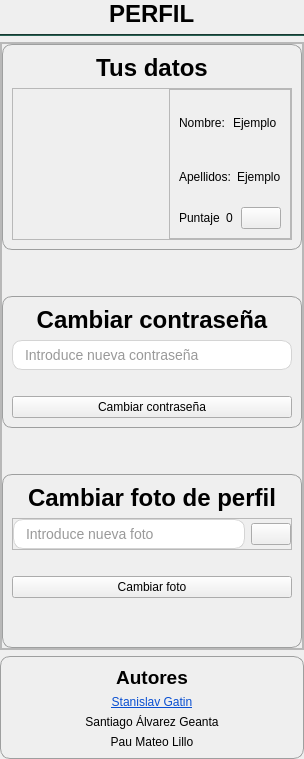
           <widget class="QWidget" name="widget_2" native="true">
            <property name="minimumSize">
             <size>
              <width>200</width>
              <height>0</height>
             </size>
            </property>
            <property name="maximumSize">
             <size>
              <width>500</width>
              <height>16777215</height>
             </size>
            </property>
            <layout class="QVBoxLayout" name="verticalLayout_3">
             <property name="leftMargin">
              <number>0</number>
             </property>
             <property name="topMargin">
              <number>0</number>
             </property>
             <property name="rightMargin">
              <number>0</number>
             </property>
             <property name="bottomMargin">
              <number>0</number>
             </property>
             <item alignment="Qt::AlignHCenter">
              <widget class="QLabel" name="label_29">
               <property name="styleSheet">
                <string notr="true">color: rgb(0, 0, 0);</string>
               </property>
               <property name="text">
                <string>&lt;html&gt;&lt;head/&gt;&lt;body&gt;&lt;p&gt;&lt;span style=&quot; font-size:18pt; font-weight:700;&quot;&gt;PERFIL&lt;/span&gt;&lt;/p&gt;&lt;/body&gt;&lt;/html&gt;</string>
               </property>
              </widget>
             </item>
             <item>
              <widget class="Line" name="line_4">
               <property name="minimumSize">
                <size>
                 <width>10</width>
                 <height>2</height>
                </size>
               </property>
               <property name="maximumSize">
                <size>
                 <width>16777215</width>
                 <height>2</height>
                </size>
               </property>
               <property name="font">
                <font>
                 <bold>true</bold>
                </font>
               </property>
               <property name="styleSheet">
                <string notr="true">background-color: rgb(36, 86, 74);

 </string>
               </property>
               <property name="orientation">
                <enum>Qt::Horizontal</enum>
               </property>
              </widget>
             </item>
             <item>
              <widget class="QFrame" name="profile_data_frame">
               <property name="maximumSize">
                <size>
                 <width>500</width>
                 <height>16777215</height>
                </size>
               </property>
               <property name="styleSheet">
                <string notr="true"/>
               </property>
               <property name="frameShape">
                <enum>QFrame::StyledPanel</enum>
               </property>
               <property name="frameShadow">
                <enum>QFrame::Raised</enum>
               </property>
               <layout class="QVBoxLayout" name="verticalLayout_7">
                <property name="leftMargin">
                 <number>0</number>
                </property>
                <property name="topMargin">
                 <number>0</number>
                </property>
                <property name="rightMargin">
                 <number>0</number>
                </property>
                <property name="bottomMargin">
                 <number>0</number>
                </property>
                <item>
                 <widget class="QFrame" name="frame_16">
                  <property name="styleSheet">
                   <string notr="true"/>
                  </property>
                  <property name="frameShape">
                   <enum>QFrame::StyledPanel</enum>
                  </property>
                  <property name="frameShadow">
                   <enum>QFrame::Raised</enum>
                  </property>
                  <layout class="QVBoxLayout" name="verticalLayout_4">
                   <property name="leftMargin">
                    <number>0</number>
                   </property>
                   <property name="topMargin">
                    <number>0</number>
                   </property>
                   <property name="rightMargin">
                    <number>0</number>
                   </property>
                   <property name="bottomMargin">
                    <number>0</number>
                   </property>
                   <item>
                    <widget class="QFrame" name="datos_usuario">
                     <property name="styleSheet">
                      <string notr="true">
#datos_usuario {
    /* Your styles here */
    border: 1px solid rgb(158, 159, 159);     /* Light gray border */
border-radius: 10px;            /* Rounded corners */

}





</string>
                     </property>
                     <property name="frameShape">
                      <enum>QFrame::StyledPanel</enum>
                     </property>
                     <property name="frameShadow">
                      <enum>QFrame::Raised</enum>
                     </property>
                     <layout class="QVBoxLayout" name="verticalLayout_17">
                      <item>
                       <widget class="QLabel" name="label_28">
                        <property name="styleSheet">
                         <string notr="true">color: rgb(0, 0, 0);
</string>
                        </property>
                        <property name="text">
                         <string>&lt;html&gt;&lt;head/&gt;&lt;body&gt;&lt;p align=&quot;center&quot;&gt;&lt;span style=&quot; font-size:18pt; font-weight:700;&quot;&gt;Tus datos&lt;/span&gt;&lt;/p&gt;&lt;/body&gt;&lt;/html&gt;</string>
                        </property>
                       </widget>
                      </item>
                      <item>
                       <widget class="QFrame" name="datos_usuario2">
                        <property name="styleSheet">
                         <string notr="true"/>
                        </property>
                        <property name="frameShape">
                         <enum>QFrame::StyledPanel</enum>
                        </property>
                        <property name="frameShadow">
                         <enum>QFrame::Raised</enum>
                        </property>
                        <layout class="QHBoxLayout" name="horizontalLayout_7">
                         <property name="leftMargin">
                          <number>0</number>
                         </property>
                         <property name="topMargin">
                          <number>0</number>
                         </property>
                         <property name="rightMargin">
                          <number>0</number>
                         </property>
                         <property name="bottomMargin">
                          <number>0</number>
                         </property>
                         <item>
                          <widget class="QLabel" name="profile_picture">
                           <property name="minimumSize">
                            <size>
                             <width>150</width>
                             <height>150</height>
                            </size>
                           </property>
                           <property name="maximumSize">
                            <size>
                             <width>150</width>
                             <height>150</height>
                            </size>
                           </property>
                           <property name="sizeIncrement">
                            <size>
                             <width>1</width>
                             <height>1</height>
                            </size>
                           </property>
                           <property name="baseSize">
                            <size>
                             <width>0</width>
                             <height>0</height>
                            </size>
                           </property>
                           <property name="styleSheet">
                            <string notr="true">#profile_picture {
    border-radius: 5px;
}</string>
                           </property>
                           <property name="lineWidth">
                            <number>1</number>
                           </property>
                           <property name="text">
                            <string/>
                           </property>
                           <property name="pixmap">
                            <pixmap>../img/profile/1.png</pixmap>
                           </property>
                           <property name="scaledContents">
                            <bool>true</bool>
                           </property>
                          </widget>
                         </item>
                         <item>
                          <widget class="QFrame" name="frame_5">
                           <property name="frameShape">
                            <enum>QFrame::StyledPanel</enum>
                           </property>
                           <property name="frameShadow">
                            <enum>QFrame::Raised</enum>
                           </property>
                           <layout class="QVBoxLayout" name="verticalLayout_19">
                            <item>
                             <layout class="QHBoxLayout" name="horizontalLayout_5">
                              <item>
                               <widget class="QLabel" name="label_5">
                                <property name="maximumSize">
                                 <size>
                                  <width>60</width>
                                  <height>16777215</height>
                                 </size>
                                </property>
                                <property name="styleSheet">
                                 <string notr="true">color: rgb(0, 0, 0);
border: 0px</string>
                                </property>
                                <property name="text">
                                 <string>&lt;html&gt;&lt;head/&gt;&lt;body&gt;&lt;p&gt;Nombre:&lt;/p&gt;&lt;/body&gt;&lt;/html&gt;</string>
                                </property>
                               </widget>
                              </item>
                              <item alignment="Qt::AlignLeft">
                               <widget class="QLabel" name="label_4">
                                <property name="styleSheet">
                                 <string notr="true">color: rgb(0, 0, 0);
border: 0px</string>
                                </property>
                                <property name="text">
                                 <string>Ejemplo</string>
                                </property>
                               </widget>
                              </item>
                             </layout>
                            </item>
                            <item>
                             <layout class="QHBoxLayout" name="horizontalLayout_6">
                              <item>
                               <widget class="QLabel" name="label_6">
                                <property name="maximumSize">
                                 <size>
                                  <width>60</width>
                                  <height>16777215</height>
                                 </size>
                                </property>
                                <property name="styleSheet">
                                 <string notr="true">color: rgb(0, 0, 0);
border: 0px</string>
                                </property>
                                <property name="text">
                                 <string>&lt;html&gt;&lt;head/&gt;&lt;body&gt;&lt;p&gt;Apellidos:&lt;/p&gt;&lt;/body&gt;&lt;/html&gt;</string>
                                </property>
                               </widget>
                              </item>
                              <item>
                               <widget class="QLabel" name="label_7">
                                <property name="styleSheet">
                                 <string notr="true">color: rgb(0, 0, 0);
border: 0px</string>
                                </property>
                                <property name="text">
                                 <string>Ejemplo</string>
                                </property>
                               </widget>
                              </item>
                             </layout>
                            </item>
                            <item>
                             <layout class="QHBoxLayout" name="horizontalLayout_10">
                              <item>
                               <widget class="QLabel" name="label_9">
                                <property name="text">
                                 <string>Puntaje</string>
                                </property>
                               </widget>
                              </item>
                              <item>
                               <widget class="QLabel" name="label_3">
                                <property name="text">
                                 <string>0</string>
                                </property>
                               </widget>
                              </item>
                              <item>
                               <widget class="QPushButton" name="pushButton">
                                <property name="text">
                                 <string/>
                                </property>
                                <property name="icon">
                                 <iconset>
                                  <normaloff>../img/recargar.png</normaloff>../img/recargar.png</iconset>
                                </property>
                               </widget>
                              </item>
                             </layout>
                            </item>
                           </layout>
                          </widget>
                         </item>
                        </layout>
                       </widget>
                      </item>
                     </layout>
                    </widget>
                   </item>
                   <item>
                    <spacer name="verticalSpacer_7">
                     <property name="orientation">
                      <enum>Qt::Vertical</enum>
                     </property>
                     <property name="sizeHint" stdset="0">
                      <size>
                       <width>20</width>
                       <height>40</height>
                      </size>
                     </property>
                    </spacer>
                   </item>
                   <item>
                    <widget class="QFrame" name="change_password">
                     <property name="styleSheet">
                      <string notr="true">
#change_password {
    /* Your styles here */
    border: 1px solid rgb(158, 159, 159);     /* Light gray border */
border-radius: 10px;            /* Rounded corners */

}





</string>
                     </property>
                     <property name="frameShape">
                      <enum>QFrame::StyledPanel</enum>
                     </property>
                     <property name="frameShadow">
                      <enum>QFrame::Raised</enum>
                     </property>
                     <layout class="QVBoxLayout" name="verticalLayout_9">
                      <item>
                       <widget class="QLabel" name="label_26">
                        <property name="text">
                         <string>&lt;html&gt;&lt;head/&gt;&lt;body&gt;&lt;p align=&quot;center&quot;&gt;&lt;span style=&quot; font-size:18pt; font-weight:700;&quot;&gt;Cambiar contraseña&lt;/span&gt;&lt;/p&gt;&lt;/body&gt;&lt;/html&gt;</string>
                        </property>
                       </widget>
                      </item>
                      <item>
                       <widget class="QLineEdit" name="lineEdit_cambiar_contrasena">
                        <property name="styleSheet">
                         <string notr="true">QLineEdit {
    background-color: white;        /* White background color */
    border: 1px solid #d4d4d4;     /* Light gray border */
    border-radius: 10px;           /* Rounded corners */
    padding: 5px 10px;             /* Padding around text */
    font: 14px;                    /* Font size */
    color: #333333;                /* Text color */
}

QLineEdit:focus {
    border-color: #FF0000;         /* Change border color to red when focused */
}

QLineEdit:disabled {
    background-color: #f3f3f3;     /* Lighter background when disabled */
    border-color: #e0e0e0;         /* Lighter border when disabled */
}
</string>
                        </property>
                        <property name="placeholderText">
                         <string>Introduce nueva contraseña</string>
                        </property>
                       </widget>
                      </item>
                      <item>
                       <widget class="QLabel" name="label_cambiar_contrasena_warning">
                        <property name="text">
                         <string/>
                        </property>
                       </widget>
                      </item>
                      <item>
                       <widget class="QPushButton" name="pushButton_cambiar_contrasena">
                        <property name="text">
                         <string>Cambiar contraseña</string>
                        </property>
                       </widget>
                      </item>
                     </layout>
                    </widget>
                   </item>
                   <item>
                    <spacer name="verticalSpacer_8">
                     <property name="orientation">
                      <enum>Qt::Vertical</enum>
                     </property>
                     <property name="sizeHint" stdset="0">
                      <size>
                       <width>20</width>
                       <height>40</height>
                      </size>
                     </property>
                    </spacer>
                   </item>
                   <item>
                    <widget class="QFrame" name="change_profile_photo">
                     <property name="styleSheet">
                      <string notr="true">
#change_profile_photo {
    /* Your styles here */
    border: 1px solid rgb(158, 159, 159);     /* Light gray border */
border-radius: 10px;            /* Rounded corners */

}





</string>
                     </property>
                     <property name="frameShape">
                      <enum>QFrame::StyledPanel</enum>
                     </property>
                     <property name="frameShadow">
                      <enum>QFrame::Raised</enum>
                     </property>
                     <layout class="QVBoxLayout" name="verticalLayout_10">
                      <item>
                       <widget class="QLabel" name="label_27">
                        <property name="text">
                         <string>&lt;html&gt;&lt;head/&gt;&lt;body&gt;&lt;p align=&quot;center&quot;&gt;&lt;span style=&quot; font-size:18pt; font-weight:700;&quot;&gt;Cambiar foto de perfil&lt;/span&gt;&lt;/p&gt;&lt;/body&gt;&lt;/html&gt;</string>
                        </property>
                       </widget>
                      </item>
                      <item>
                       <widget class="QFrame" name="frame_7">
                        <property name="frameShape">
                         <enum>QFrame::StyledPanel</enum>
                        </property>
                        <property name="frameShadow">
                         <enum>QFrame::Raised</enum>
                        </property>
                        <layout class="QHBoxLayout" name="horizontalLayout_9">
                         <property name="leftMargin">
                          <number>0</number>
                         </property>
                         <property name="topMargin">
                          <number>0</number>
                         </property>
                         <property name="rightMargin">
                          <number>0</number>
                         </property>
                         <property name="bottomMargin">
                          <number>0</number>
                         </property>
                         <item>
                          <widget class="QLineEdit" name="lineEdit_cambiar_foto">
                           <property name="styleSheet">
                            <string notr="true">QLineEdit {
    background-color: white;        /* White background color */
    border: 1px solid #d4d4d4;     /* Light gray border */
    border-radius: 10px;           /* Rounded corners */
    padding: 5px 10px;             /* Padding around text */
    font: 14px;                    /* Font size */
    color: #333333;                /* Text color */
}

QLineEdit:focus {
    border-color: #FF0000;         /* Change border color to red when focused */
}

QLineEdit:disabled {
    background-color: #f3f3f3;     /* Lighter background when disabled */
    border-color: #e0e0e0;         /* Lighter border when disabled */
}
</string>
                           </property>
                           <property name="placeholderText">
                            <string>Introduce nueva foto</string>
                           </property>
                          </widget>
                         </item>
                         <item>
                          <widget class="QPushButton" name="pushButton_select_image">
                           <property name="text">
                            <string/>
                           </property>
                           <property name="icon">
                            <iconset>
                             <normaloff>../img/image.png</normaloff>../img/image.png</iconset>
                           </property>
                          </widget>
                         </item>
                        </layout>
                       </widget>
                      </item>
                      <item>
                       <widget class="QLabel" name="label_cambiar_foto_warning">
                        <property name="text">
                         <string/>
                        </property>
                       </widget>
                      </item>
                      <item>
                       <widget class="QPushButton" name="pushButton_cambiar_foto">
                        <property name="text">
                         <string>Cambiar foto</string>
                        </property>
                       </widget>
                      </item>
                      <item>
                       <spacer name="verticalSpacer_9">
                        <property name="orientation">
                         <enum>Qt::Vertical</enum>
                        </property>
                        <property name="sizeHint" stdset="0">
                         <size>
                          <width>20</width>
                          <height>40</height>
                         </size>
                        </property>
                       </spacer>
                      </item>
                     </layout>
                    </widget>
                   </item>
                  </layout>
                 </widget>
                </item>
               </layout>
              </widget>
             </item>
             <item>
              <widget class="QFrame" name="autores_frame">
               <property name="maximumSize">
                <size>
                 <width>500</width>
                 <height>16777215</height>
                </size>
               </property>
               <property name="styleSheet">
                <string notr="true">
#autores_frame {
    /* Your styles here */
    border: 1px solid rgb(158, 159, 159);     /* Light gray border */
border-radius: 10px;            /* Rounded corners */

}





</string>
               </property>
               <property name="frameShape">
                <enum>QFrame::StyledPanel</enum>
               </property>
               <property name="frameShadow">
                <enum>QFrame::Raised</enum>
               </property>
               <layout class="QVBoxLayout" name="verticalLayout_5">
                <item>
                 <widget class="QLabel" name="label_22">
                  <property name="text">
                   <string>&lt;html&gt;&lt;head/&gt;&lt;body&gt;&lt;p align=&quot;center&quot;&gt;&lt;span style=&quot; font-size:14pt; font-weight:700;&quot;&gt;Autores&lt;/span&gt;&lt;/p&gt;&lt;/body&gt;&lt;/html&gt;</string>
                  </property>
                 </widget>
                </item>
                <item>
                 <widget class="QLabel" name="label_autor1">
                  <property name="text">
                   <string>&lt;html&gt;&lt;head/&gt;&lt;body&gt;&lt;p align=&quot;center&quot;&gt;&lt;a href=&quot;https://linktr.ee/stanislav_gatin&quot;&gt;&lt;span style=&quot; text-decoration: underline; color:#094fd1;&quot;&gt;Stanislav Gatin&lt;/span&gt;&lt;/a&gt;&lt;/p&gt;&lt;/body&gt;&lt;/html&gt;</string>
                  </property>
                 </widget>
                </item>
                <item>
                 <widget class="QLabel" name="label_24">
                  <property name="text">
                   <string>&lt;html&gt;&lt;head/&gt;&lt;body&gt;&lt;p align=&quot;center&quot;&gt;Santiago Álvarez Geanta&lt;/p&gt;&lt;/body&gt;&lt;/html&gt;</string>
                  </property>
                 </widget>
                </item>
                <item>
                 <widget class="QLabel" name="label_25">
                  <property name="text">
                   <string>&lt;html&gt;&lt;head/&gt;&lt;body&gt;&lt;p align=&quot;center&quot;&gt;Pau Mateo Lillo&lt;/p&gt;&lt;/body&gt;&lt;/html&gt;</string>
                  </property>
                 </widget>
                </item>
               </layout>
              </widget>
             </item>
            </layout>
           </widget>
